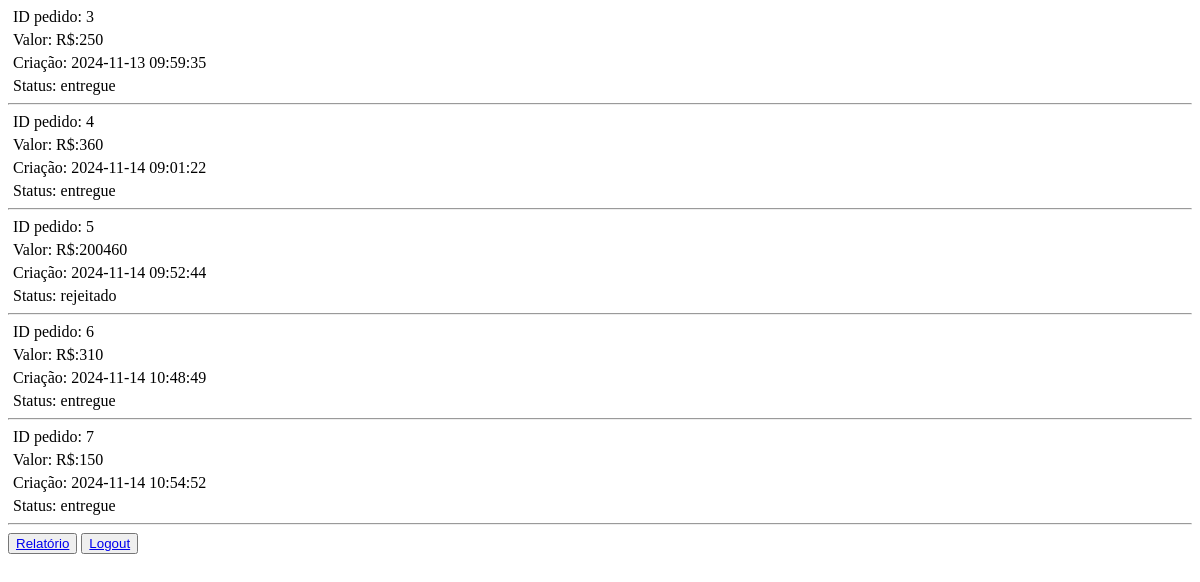
Before: /restaurante (signed in) with the older database file.
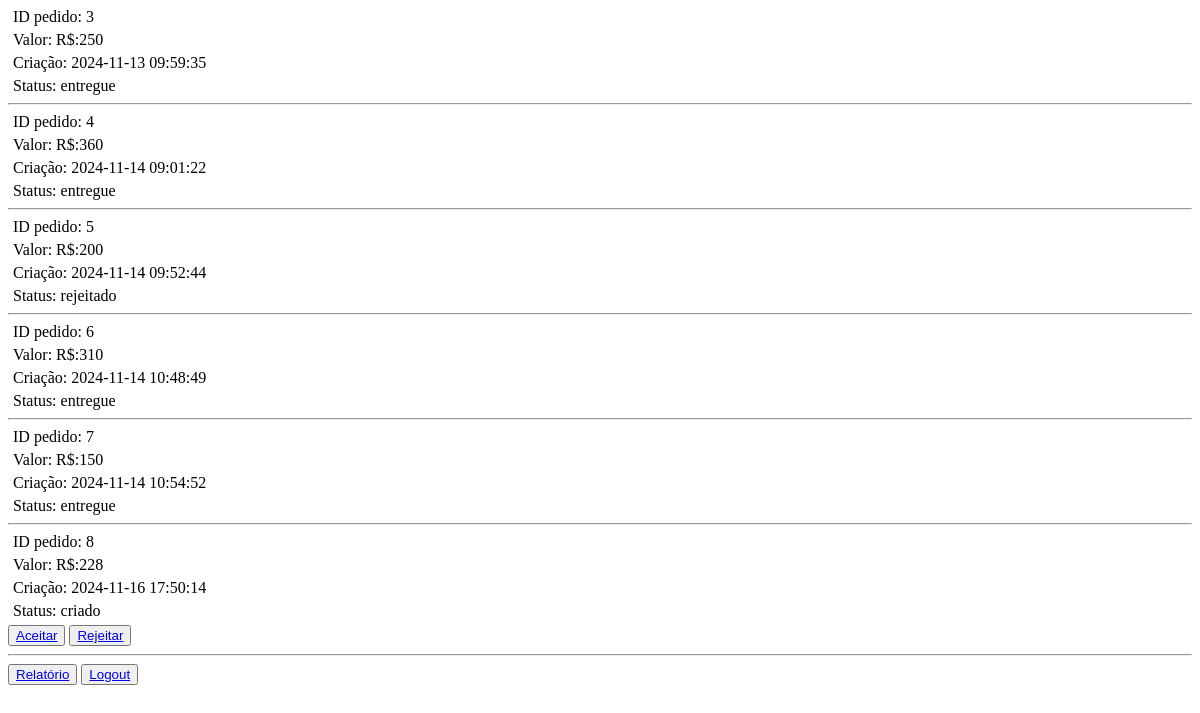
After: the same page with the newer database file.
### tables this page shows
CREATE TABLE venda(
                            pk_venda INTEGER PRIMARY KEY NOT NULL,
                            valor NUMERIC CHECK (valor > 0) NOT NULL,
                            pk_usuario INTEGER REFERENCES usuario NOT NULL,
                            pk_restaurante INTEGER REFERENCES restaurante NOT NULL,
                            criacao DATE DEFAULT(datetime('now', 'localtime')),
                            status VARCHAR(50) DEFAULT "criado"
                            );

### main.py (the view)
@app.route('/restaurante', methods=['GET','POST'])
def restaurante():
    if session.get('login') == None or session['login'] == False:
        session['login'] = False
        return render_template("index.jinja",login = session['login'])
    vendas = database.consulta_pedidos(session['pk'])
    pedidos = []
    for venda in vendas:
        if venda[4] != "cancelado" or venda[4] == "entregue":
            pedido = {
                        "pk": venda[0],
                        "valor": venda[1],
                        "pk_usuario": venda[2],
                        "criacao": venda[3],
                        "status": venda[4]
                    }
            pedidos.append(pedido)
    session['pedidos'] = pedidos
    return render_template("restaurante.jinja",nome = session['nome'],pedidos = session['pedidos'])

### database/database.py (called while the page is built)
    def consulta_pedidos(self,pk_restaurante):
        sql = f'SELECT pk_venda,valor,pk_usuario,criacao,status FROM venda WHERE pk_restaurante = ?;'
        result = self.conexao.execute(sql,(pk_restaurante,))
        return result.fetchall()

### templates/restaurante.jinja (shortened to what this page needs)
<!DOCTYPE html>
<html lang="pt-BR">
  <head>
    <link rel="stylesheet" href="{{ url_for('static',filename='styles/restaurante.css') }}" >
  </head>
  <body>
    {% if pedidos[0] is none %}
      <p>Nenhum pedido</p>
    {% else %}
      {% for pedido in pedidos%}
       <div class="pedidos">
        <p>ID pedido: {{ pedido["pk"] }}</p>
        <p>Valor: R$:{{ pedido["valor"] }}</p>
        <p>Criação: {{ pedido["criacao"] }}</p>
        <p>Status: {{ pedido["status"] }}</p>
        {% if pedido["status"] == "criado" %}
          <button><a href="{{ url_for('aceitar', pk=pedido['pk']) }}">Aceitar</a></button>
          <button><a href="{{ url_for('rejeitar', pk=pedido['pk']) }}">Rejeitar</a></button>
        {% elif pedido["status"] == "aceito" %}
          <button><a href="{{ url_for('entrega', pk=pedido['pk']) }}">Saiu para a entrega</a></button>
        {% elif pedido["status"] == "saiu para a entrega" %}
          <button><a href="{{ url_for('entregue', pk=pedido['pk']) }}">Entregue</a></button>
        {% endif %}
        <hr>
       </div>
      {% endfor %}
    {% endif %}
    <button><a href="{{ url_for('relatorio') }}">Relatório</a></button>
    <button><a href="{{ url_for('logout') }}">Logout</a></button>
  </body>
</html>

### static/styles/restaurante.css (style rules this page uses)
.pedidos p { margin: 5px; }

Changed rows visible on the page:
changed venda "rejeitado": valor "200460" → "200"
added venda: pk "8", valor "228", criacao "2024-11-16 17:50:14", status "criado"
